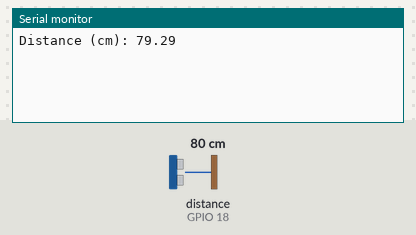
Recording of a sketch running on a simulated ESP32. On the bench: the last lines printed to the serial monitor. Wiring (inferred from the names in the program): ultrasonic range finder: trigger GPIO 5; echo GPIO 18. The test bench sets the inputs (shaded band); at power-on: distance to the obstacle (sensor on GPIO 18) 80 cm. The echo pulse lasts 58.3 µs per cm; WiFi joins after 1.5 s; servers stay silent unless stated.

Above: at 3.0 s.
3.1 s: distance to the obstacle (sensor on GPIO 18) set to 2 cm
At 4.4 s:
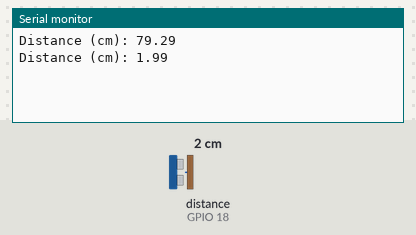
4.6 s: distance to the obstacle (sensor on GPIO 18) set to 4 cm
At 5.4 s:
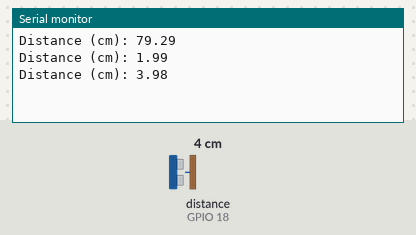
Timing chart, 0 to 7.6 s (numbered marks = the images above; inputs shaded):
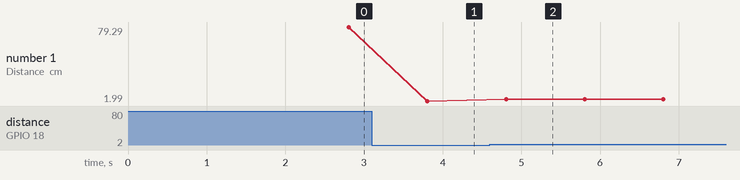

Measured:
- after the input at 3.1 s, the serial monitor: prints a new line after 0.70 s (image 1)
- after the input at 4.6 s, the serial monitor: prints a new line after 0.20 s (image 2)
- plotted number 1: 79.29 → 1.99 after the input at 3.1 s, 1.99 → 3.98 after the input at 4.6 s

The sketch:

ESP32_Ultrasonic_Sensor_Blynk.ino
```cpp
#define BLYNK_TEMPLATE_ID "TMPLkQmDQ6-s"
#define BLYNK_DEVICE_NAME "Ultrasonic Blynk"
#define BLYNK_AUTH_TOKEN "YOvCvQQOF1BT6wL2Jqng-ruu6rAjRM6q"

#define BLYNK_PRINT Serial

#include <WiFi.h>
#include <WiFiClient.h>
#include <BlynkSimpleEsp32.h>

// Go to the Project Settings (nut icon).
char auth[] = BLYNK_AUTH_TOKEN;

// Your WiFi credentials.
// Set password to "" for open networks.
char ssid[] = "WLAN1-0762EH";
char pass[] = "Lukas@92";

BlynkTimer timer;

//define sound speed in cm/uS
#define SOUND_SPEED 0.034
#define CM_TO_INCH 0.393701

const int trigPin = 5;
const int echoPin = 18;

long duration;
float distanceCm;
float distanceInch;

void ultrasonic()
{
  // Clear the trigger Pin
  digitalWrite(trigPin, LOW);
  delayMicroseconds(2);

  // Set the TrigPin on High State for 10us
  digitalWrite(trigPin, HIGH);
  delayMicroseconds(10);
  digitalWrite(trigPin,LOW);

  // Reads the echoPin, returns the sound wave travel time in microseconds
  duration = pulseIn(echoPin, HIGH);

  // Calculate the distance
  distanceCm = duration * SOUND_SPEED/2;

  // Prints the distance in the Serial Monitor
  Serial.print("Distance (cm): ");
  Serial.println(distanceCm);

  Blynk.virtualWrite(V5, distanceCm);
}

void setup() {
  Serial.begin(115200);

  Blynk.begin(auth, ssid, pass);

  pinMode(trigPin, OUTPUT); // Sets the trigPin as an Output
  pinMode(echoPin, INPUT); // Sets the echoPin as an Input

  timer.setInterval(1000L, ultrasonic);

}

void loop() {
  Blynk.run();
  timer.run();
}
```
